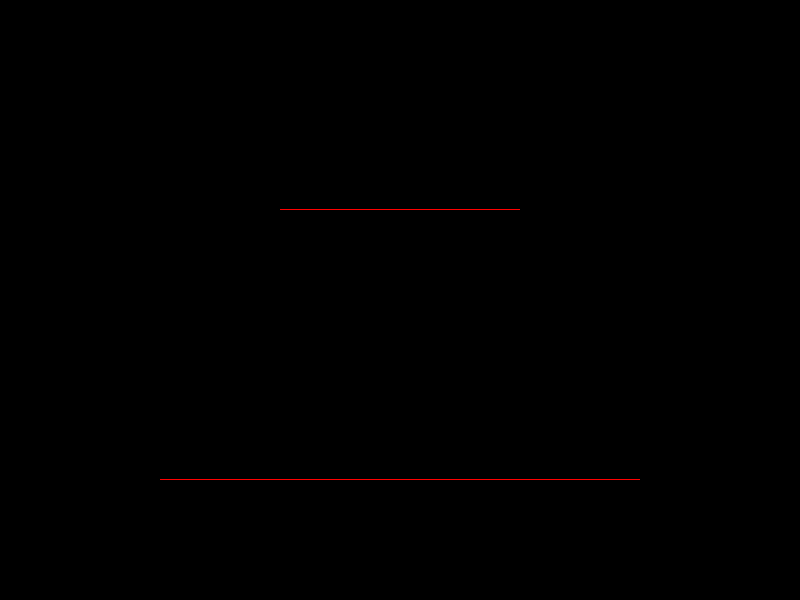

The script that saved this image:
import sys
from PySide2 import QtWidgets, QtCore, QtOpenGL
import moderngl
import numpy as np
from PIL import Image

class GLWidget(QtOpenGL.QGLWidget):
    def __init__(self, parent=None):
        super().__init__(parent)

    def initializeGL(self):
        # Create a ModernGL context
        self.ctx = moderngl.create_context()

        # Define the vertices for the lines
        vertices = np.array([
            -0.6, -0.6, 0.0, 1.0,
            0.6, -0.6, 0.0, 1.0,
            -0.6, 0.6, 0.0, 1.0,
            0.6, 0.6, 0.0, 1.0,
        ], dtype='f4')

        # Create a vertex buffer object (VBO)
        self.vbo = self.ctx.buffer(vertices)

        # Define the vertex shader code
        vertex_shader = '''
        #version 330
        uniform mat4 model;
        in vec4 in_vert;
        void main() {
            gl_Position = model * in_vert;
        }
        '''

        # Define the fragment shader code
        fragment_shader = '''
        #version 330
        out vec4 fragColor;
        void main() {
            fragColor = vec4(1.0, 0.0, 0.0, 1.0);  // Red color
        }
        '''

        # Create a shader program
        self.prog = self.ctx.program(vertex_shader=vertex_shader, fragment_shader=fragment_shader)

        # Create a vertex array object (VAO)
        self.vao = self.ctx.vertex_array(self.prog, [(self.vbo, "4f", "in_vert")])

        # Bind the shader program
        self.prog['model'].write(np.eye(4, dtype='f4'))  # Set the model matrix

    def paintGL(self):
        # Clear the window
        self.ctx.clear()

        # Render the first line
        scale_matrix = np.eye(4, dtype='f4')
        self.prog['model'].write(scale_matrix)  # Reset the model matrix
        self.vao.render(moderngl.LINES, vertices=2)

        # Render the second line
        scale_matrix = np.eye(4, dtype='f4')
        scale_matrix[0, 0] = 0.5
        scale_matrix[1, 1] = 0.5
        self.prog['model'].write(scale_matrix)  # Reset the model matrix
        self.vao.render(moderngl.LINES, first=2, vertices=2)

        # Save the frame as a PNG image
        frame = self.grabFrameBuffer()
        image = Image.fromqpixmap(frame)
        image.save('test.png')

    def resizeGL(self, width, height):
        # Set the viewport
        self.ctx.viewport = (0, 0, self.width(), self.height())

class MainWindow(QtWidgets.QMainWindow):
    def __init__(self):
        super().__init__()

        # Create the GL widget
        self.gl_widget = GLWidget()

        # Set the GL widget as the central widget
        self.setCentralWidget(self.gl_widget)

        # Set the window properties
        self.setWindowTitle("ModernGL with PySide2")
        self.setGeometry(100, 100, 800, 600)

        # Start the timer for continuous rendering
        self.timer = QtCore.QTimer()
        self.timer.timeout.connect(self.gl_widget.update)
        self.timer.start(16)  # 60 FPS

if __name__ == '__main__':
    app = QtWidgets.QApplication(sys.argv)
    window = MainWindow()
    window.show()
    sys.exit(app.exec_())